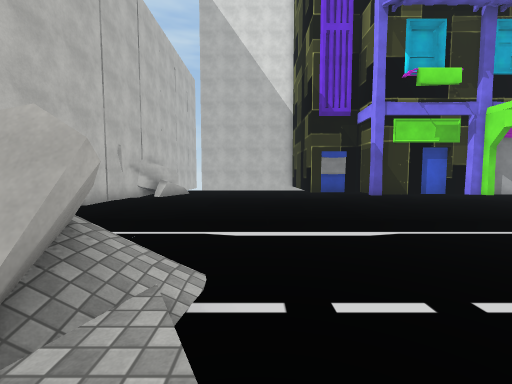
[1] (above)

24 first-person views from a walk through a scene from a Unity 3-D project. The camera is 1.3 m above the floor, tilts 4° down and sees 90° across. The floor is counted in squares, 2 m on a side. Each view is taken from the middle of a square. On the plan, view 1 faces up. The plan holds only what a view shows up to about 9 squares ahead; the rest is blank. The place goes on beyond the plan. The player character is not drawn. Some animated figures are left out. Some surface patterns are stand-ins.

[2]
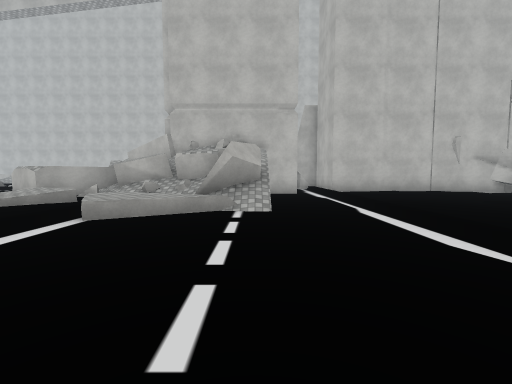

[3]
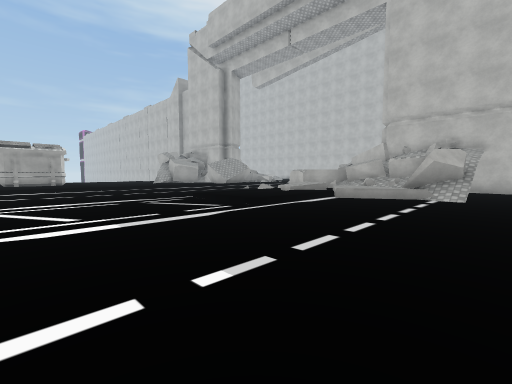

[4]
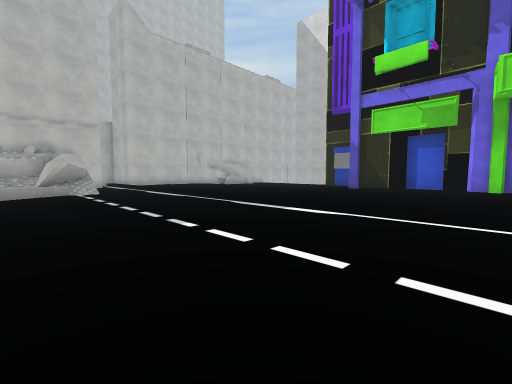

[5]
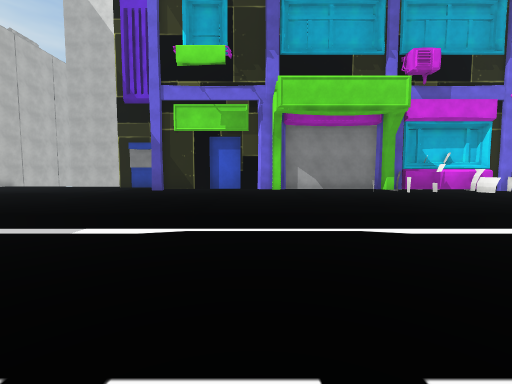

[6]
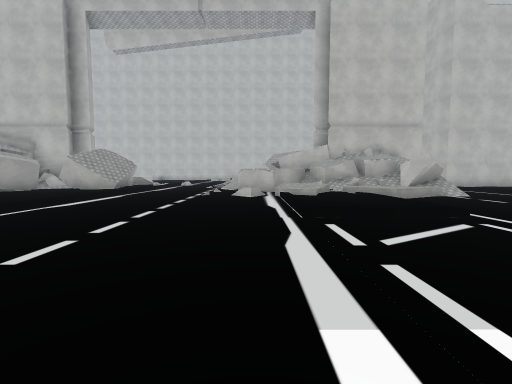

[7]
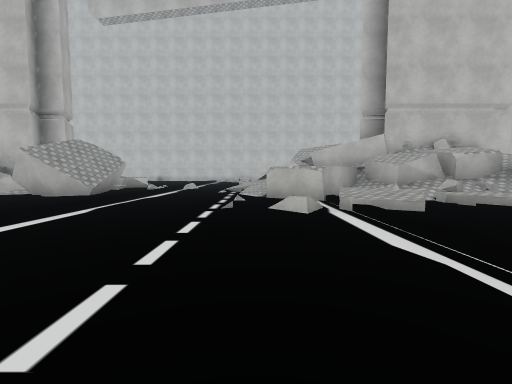

[8]
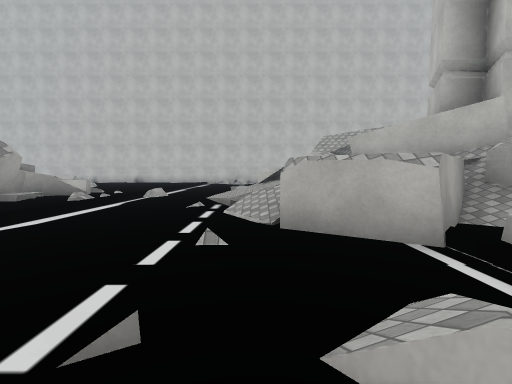

[9]
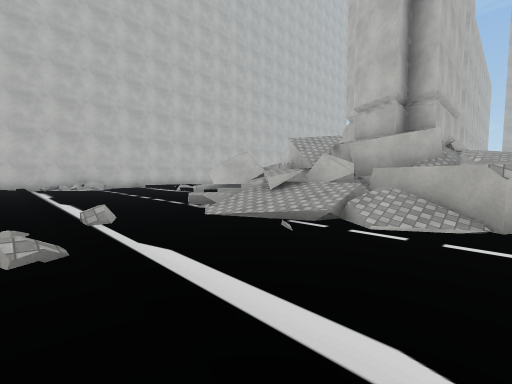

[10]
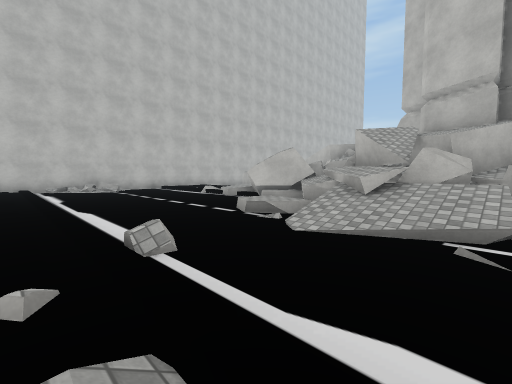

[11]
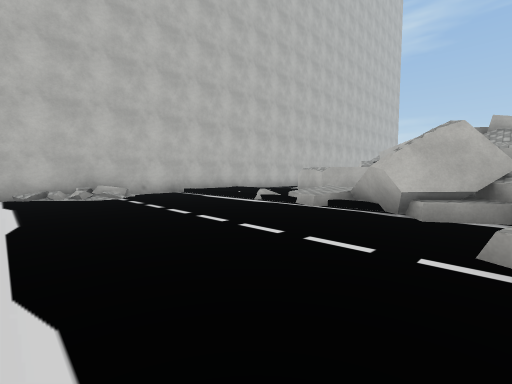

[12]
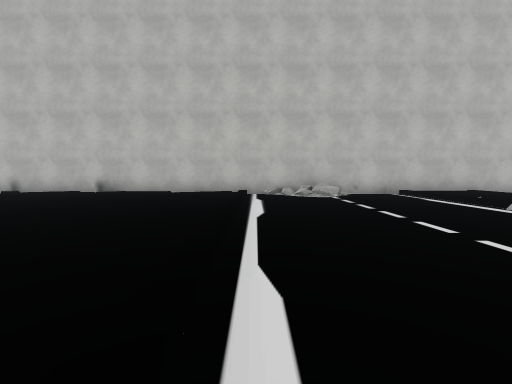

[13]
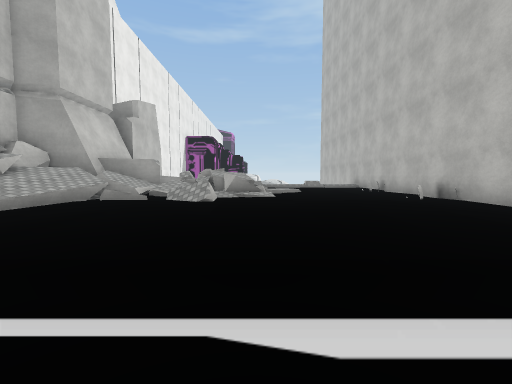

[14]
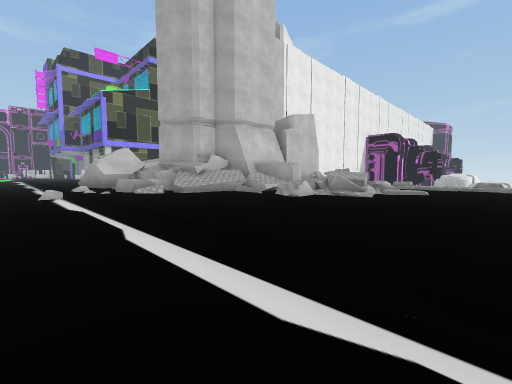

[15]
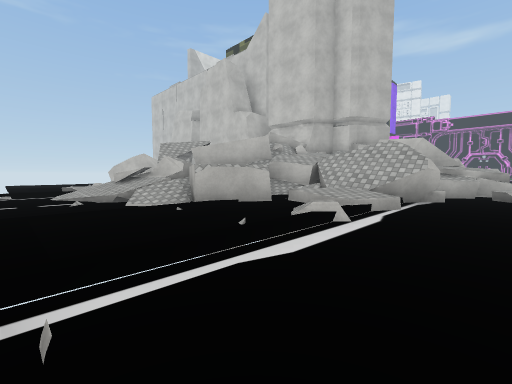

[16]
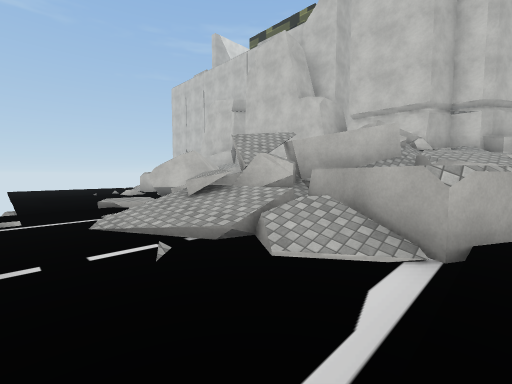

[17]
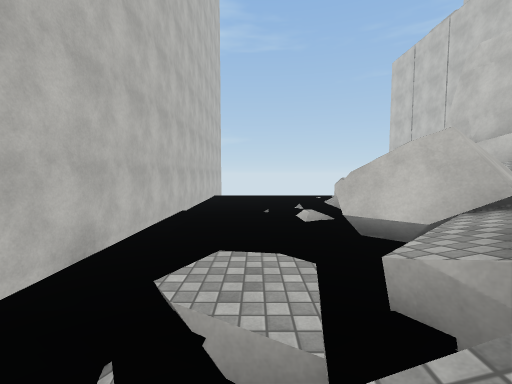

[18]
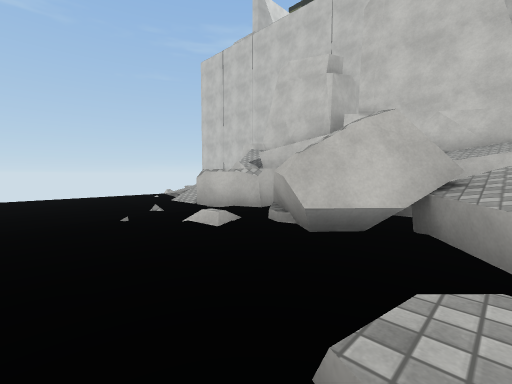

[19]
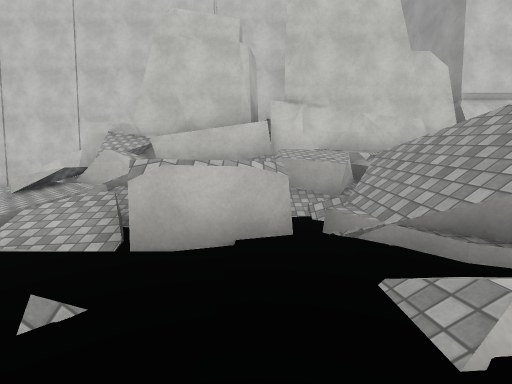

[20]
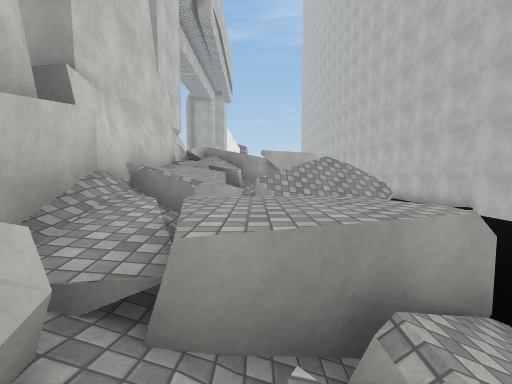

[21]
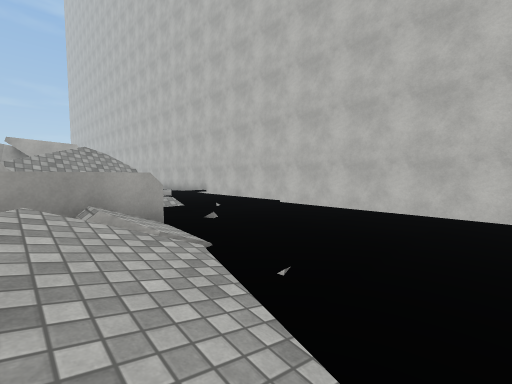

[22]
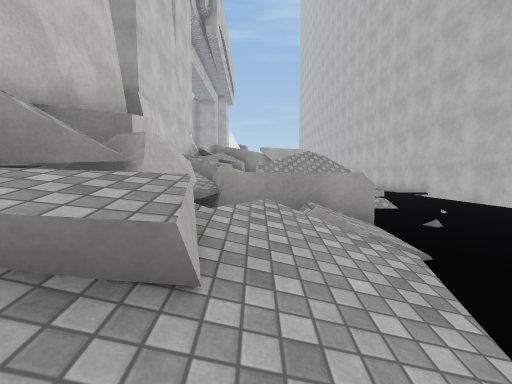

[23]
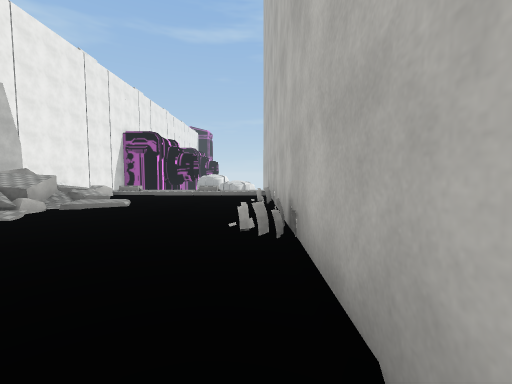

[24]
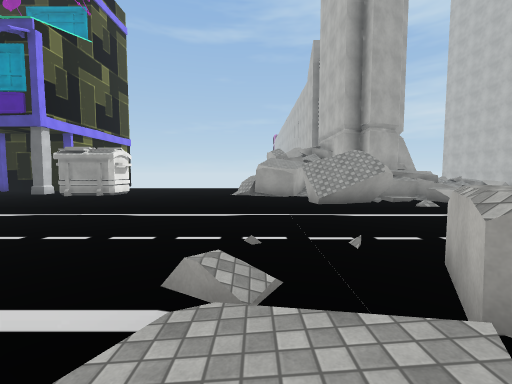

### Floor plan
Key: @ floor where view 1 was taken; # wall or solid block; . main floor; : floor 0.25 m higher than the main floor; + floor 0.5 m higher than the main floor; * floor 2 m higher than the main floor; % floor 3.5 m higher than the main floor; / step, stairs or slope; = window, fence, low wall or low ledge; ^ raised ledge; v drop or lower ground; O other object.
Columns run from 18 left of view 1 to 14 right of it. Each row starts with its distance up from view 1.
 14  #...../
 13  #....//##
 12  #....//##
 11  #....=^^#
 10  #..//#^^#   ##       :##########
  9  #//..####   #..//////.........##
  8  #:.//=###   #::.:.::.:.::....:.:
  7  #::##*:^#   #:..:::..:::....:..:
  6  #..:#vv*#   #::...::...::.::...
  5 ##:+/=#+=#   #.:.:  :.:..:
  4 #//=######   //////////////
  3 #.//=##%#    #.........  .
  2  ../=##^     #..#/.......
  1  ../===^^#     ###/...    .
  0 #../^#######  ###/@....... .
 -1 #///####vv ###^^=/////....
 -2 #/:::./=vv####=^=//:./....
 -3 #//////####^^==#////./....
 -4 O/.....##=#v#:##///.......
 -5 O........##==///..........
 -6 =#.........//.............
 -7  #........................
 -8 #.........................
 -9 #....:....:..../....:....
-10 #...:  ..:/^##//...:....:.
-11 #.:.. .:./=^##=#.:..:.:..:
-12 =.:::..::/=  ####
-13 OO....=/./#####
-14 =....=#=####
-15 =.../=####
-16 OO:../=#
-17 O.:::.==
-18 #////===
-19 ##

Positions as (right, up) in squares from view 1, and headings:
1: (0, 0), facing up
2: (4, 2), facing left
3: (7, 3), facing down-left
4: (9, 0), facing up-left
5: (8, 1), facing up
6: (7, -4), facing left
7: (4, -5), facing left
8: (0, -5), facing left
9: (-3, -9), facing up-left
10: (-5, -9), facing up-left
11: (-9, -8), facing up-left
12: (-9, -8), facing left
13: (-13, -7), facing down
14: (-16, -7), facing down-right
15: (-17, -5), facing up-right
16: (-17, -1), facing up-right
17: (-15, 3), facing up
18: (-16, 5), facing up-right
19: (-15, 9), facing right
20: (-11, 12), facing down
21: (-11, 14), facing down-left
22: (-11, 14), facing down
23: (-17, -10), facing down
24: (-1, -2), facing down
